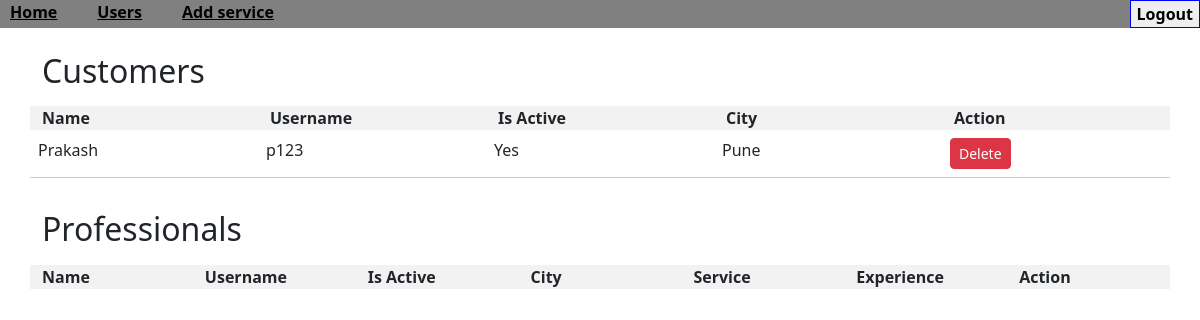
The page /admin-users (signed in) on the database as committed earlier.
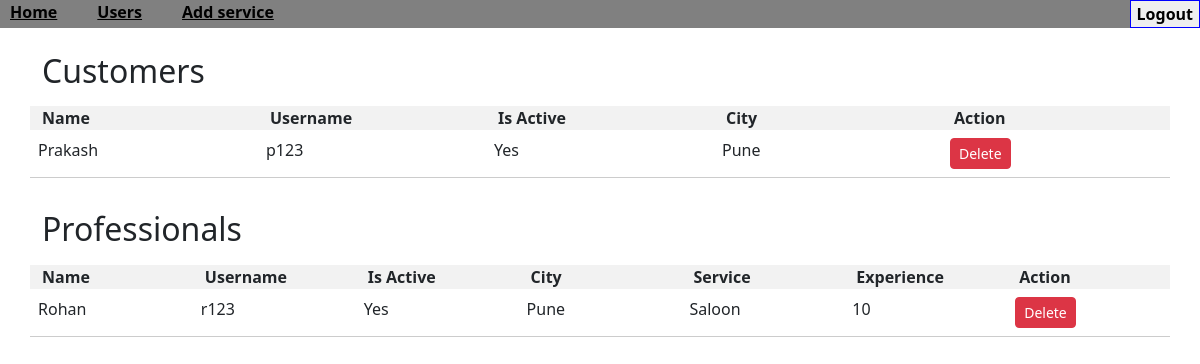
The same page on the database as committed later.
### application/database.py (models this page shows)
class Customers(db.Model):
    cust_id = db.Column(db.Integer, primary_key=True)
    user_id = db.Column(db.Integer, db.ForeignKey('user.user_id'), nullable=False)
    city = db.Column(db.String(150), nullable=False)
    requests= db.relationship("Requests", backref="customers", lazy=True)

class User(db.Model):
    user_id = db.Column(db.Integer, primary_key=True)
    name = db.Column(db.String(150), nullable=False)
    username = db.Column(db.String(150), nullable=False, unique=True)
    password = db.Column(db.String(200), nullable=False)
    role = db.Column(db.String(200), nullable=False)
    is_active = db.Column(db.Boolean, default=False)
    professional = db.relationship('Professional', backref='user', uselist=False)
    customer = db.relationship('Customers', backref='user', uselist=False)

class Professional(db.Model):
    proff_id = db.Column(db.Integer, primary_key=True)
    user_id = db.Column(db.Integer, db.ForeignKey('user.user_id'), nullable=False)
    service_id = db.Column(db.Integer, db.ForeignKey('services.service_id'), nullable=True)
    experience = db.Column(db.Integer,nullable=True)
    desc = db.Column(db.String(500), nullable=True)
    city = db.Column(db.String(150), nullable=False)
    is_occupied = db.Column(db.Boolean, nullable=False, default=False)
    services = db.relationship('Services',
                             backref='professionals')
    requests = db.relationship('Requests', backref='professional')

class Services(db.Model):
    service_id = db.Column(db.Integer, primary_key=True)
    name = db.Column(db.String(150), nullable=False)
    desc = db.Column(db.String(500), nullable=False)
    min_price = db.Column(db.Integer, nullable=False)
    min_time_req = db.Column(db.String(200), nullable=False)
    requests = db.relationship('Requests', backref='services')

### app.py (the view)
@app.route('/admin-users', methods=['GET'])
def admin_users():
    if 'user_id' not in session or session['role'] != 'Admin':
        return redirect(url_for('login'))
    customers = db.session.query(Customers).join(User).all()
    professionals = db.session.query(Professional).join(User).outerjoin(Services).all()
    return render_template('admin-users.html',
                           customers=customers,
                           professionals=professionals)

### templates/admin-users.html (shortened to what this page needs)
<!DOCTYPE html>
<html lang="en">
<head>
    <link href="https://cdn.jsdelivr.net/npm/bootstrap@5.3.0-alpha1/dist/css/bootstrap.min.css" rel="stylesheet">
</head>
<body>
    <nav style="width: 100%; background-color:gray">
        <div style="display: flex; justify-content: space-between;">
            <ul style="list-style: none; display: flex; margin: 0; padding: 0;">
                <li style="margin-right: 20px;">
                    <a href="/admin" style=" color: #000; padding: 5px 10px; font-weight: bold;">Home</a>
                </li>
                <li style="margin-right: 20px;">
                    <a href="/admin-users" style=" color: #000; padding: 5px 10px; font-weight: bold;">Users</a>
                </li>
                <li style="margin-right: 20px;">
                    <a href="/admin-add-service" style=" color: #000; padding: 5px 10px; font-weight: bold;">Add service</a>
                </li>
            </ul>
            <form action="/logout" method="POST">
                <button type="submit" style="border:1px blue solid; cursor: pointer; font-weight: bold;">Logout</button>
            </form>
        </div>
    </nav>
    <div class="container mt-4">
        <div class="user-list">
            <h2>Customers</h2>
            <div class="table-header row">
                <div class="col">Name</div>
                <div class="col">Username</div>
                <div class="col">Is Active</div>
                <div class="col">City</div>
                <div class="col">Action</div>
            </div>
            {% for customer in customers %}
            <div class="table-row row">
                <div class="table-cell col">{{ customer.user.name }}</div>
                <div class="table-cell col">{{ customer.user.username }}</div>
                <div class="table-cell col">{{ 'Yes' if customer.user.is_active else 'No' }}</div>
                <div class="table-cell col">{{ customer.city }}</div>
                <div class="table-cell col">
                    <form action="{{ url_for('handle_admin_action', user_id=customer.user.user_id, role='customer') }}" method="POST">
                        <button type="submit" class="btn btn-sm {{ 'btn-danger' if customer.user.is_active else 'btn-success' }}">
                            {{ 'Delete' if customer.user.is_active else 'Approve' }}
                        </button>
                    </form>
                </div>
            </div>
            {% endfor %}
        </div>
        <div class="user-list">
            <h2>Professionals</h2>
            <div class="table-header row">
                <div class="col">Name</div>
                <div class="col">Username</div>
                <div class="col">Is Active</div>
                <div class="col">City</div>
                <div class="col">Service</div>
                <div class="col">Experience</div>
                <div class="col">Action</div>
            </div>
            {% for professional in professionals %}
            <div class="table-row row">
                <div class="table-cell col">{{ professional.user.name }}</div>
                <div class="table-cell col">{{ professional.user.username }}</div>
                <div class="table-cell col">{{ 'Yes' if professional.user.is_active else 'No' }}</div>
                <div class="table-cell col">{{ professional.city }}</div>
                <div class="table-cell col">{{ professional.services.name if professional.services else 'N/A' }}</div>
                <div class="table-cell col">{{ professional.experience if professional.experience else 'N/A' }}</div>
                <div class="table-cell col">
                    <form action="{{ url_for('handle_admin_action', user_id=professional.user.user_id, role='professional') }}" method="POST">
                        <button type="submit" class="btn btn-sm {{ 'btn-danger' if professional.user.is_active else 'btn-success' }}">
                            {{ 'Delete' if professional.user.is_active else 'Approve' }}
                        </button>
                    </form>
                </div>
            </div>
            {% endfor %}
        </div>
    </div>
</body>
</html>

### templates/admin-users.html (style rules this page uses)
.user-list { margin-bottom: 2rem; }
.user-list h2 { margin-bottom: 1rem; }
.table-header { font-weight: bold; background-color: #f2f2f2; }
.table-row { border-bottom: 1px solid #ccc; }
.table-cell { padding: 0.5rem; }

Rows that differ between the two databases and show on the page:
added Professional: user.name "Rohan", user.username "r123", city "Pune", services "Saloon", experience "10"
added User: is_active "Yes", is_active "Delete"
